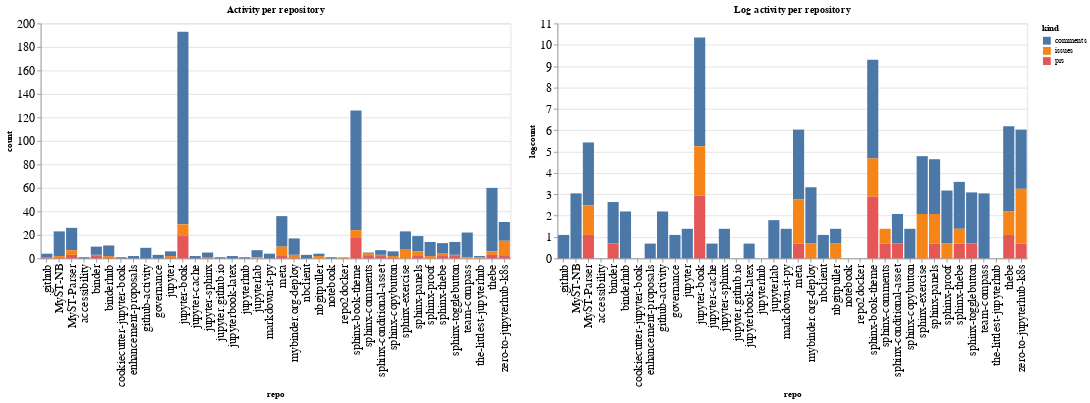

Here is the notebook cell this chart was saved with:
### Code cell
ch1 = alt.Chart(repo_summaries, width=600, title="Activity per repository").mark_bar().encode(
    x='repo',
    y='count',
    color='kind',
    tooltip="kind"
)

ch2 = alt.Chart(repo_summaries, width=600, title="Log activity per repository").mark_bar().encode(
    x='repo',
    y='logcount',
    color='kind',
    tooltip="kind"
)

ch1 | ch2

### Figure 1 — Vega-Lite specification as saved in the notebook (floating-point values rounded to 4 significant figures)
{"config": {"axisLeft": {"labelFontSize": 15}, "axisBottom": {"labelFontSize": 15}}, "hconcat": [{"mark": "bar", "encoding": {"color": {"type": "nominal", "field": "kind"}, "tooltip": {"type": "nominal", "field": "kind"}, "x": {"type": "nominal", "field": "repo"}, "y": {"type": "quantitative", "field": "count"}}, "title": "Activity per repository", "width": 600}, {"mark": "bar", "encoding": {"color": {"type": "nominal", "field": "kind"}, "tooltip": {"type": "nominal", "field": "kind"}, "x": {"type": "nominal", "field": "repo"}, "y": {"type": "quantitative", "field": "logcount"}}, "title": "Log activity per repository", "width": 600}], "data": {"name": "data-98ef7bc9fef7d5f75b6b72500df7999f"}, "$schema": "https://vega.github.io/schema/vega-lite/v4.8.1.json", "datasets": {"data-98ef7bc9fef7d5f75b6b72500df7999f": [{"repo": ".github", "kind": "comments", "count": 3, "logcount": 1.099}, {"repo": ".github", "kind": "prs", "count": 1, "logcount": 0.0}, {"repo": "MyST-NB", "kind": "comments", "count": 21, "logcount": 3.045}, {"repo": "MyST-NB", "kind": "issues", "count": 1, "logcount": 0.0}, {"repo": "MyST-NB", "kind": "prs", "count": 1, "logcount": 0.0}, {"repo": "MyST-Parser", "kind": "comments", "count": 19, "logcount": 2.944}, {"repo": "MyST-Parser", "kind": "issues", "count": 4, "logcount": 1.386}, {"repo": "MyST-Parser", "kind": "prs", "count": 3, "logcount": 1.099}, {"repo": "accessibility", "kind": "comments", "count": 1, "logcount": 0.0}, {"repo": "binder", "kind": "comments", "count": 7, "logcount": 1.946}, {"repo": "binder", "kind": "issues", "count": 1, "logcount": 0.0}, {"repo": "binder", "kind": "prs", "count": 2, "logcount": 0.6931}, {"repo": "binderhub", "kind": "comments", "count": 9, "logcount": 2.197}, {"repo": "binderhub", "kind": "issues", "count": 1, "logcount": 0.0}, {"repo": "binderhub", "kind": "prs", "count": 1, "logcount": 0.0}, {"repo": "cookiecutter-jupyter-book", "kind": "comments", "count": 1, "logcount": 0.0}, {"repo": "enhancement-proposals", "kind": "comments", "count": 2, "logcount": 0.6931}, {"repo": "github-activity", "kind": "comments", "count": 9, "logcount": 2.197}, {"repo": "governance", "kind": "comments", "count": 3, "logcount": 1.099}, {"repo": "jupyter", "kind": "comments", "count": 4, "logcount": 1.386}, {"repo": "jupyter", "kind": "issues", "count": 1, "logcount": 0.0}, {"repo": "jupyter", "kind": "prs", "count": 1, "logcount": 0.0}, {"repo": "jupyter-book", "kind": "comments", "count": 164, "logcount": 5.1}, {"repo": "jupyter-book", "kind": "issues", "count": 10, "logcount": 2.303}, {"repo": "jupyter-book", "kind": "prs", "count": 19, "logcount": 2.944}, {"repo": "jupyter-cache", "kind": "comments", "count": 2, "logcount": 0.6931}, {"repo": "jupyter-sphinx", "kind": "comments", "count": 4, "logcount": 1.386}, {"repo": "jupyter-sphinx", "kind": "prs", "count": 1, "logcount": 0.0}, {"repo": "jupyter.github.io", "kind": "comments", "count": 1, "logcount": 0.0}, {"repo": "jupyterbook-latex", "kind": "comments", "count": 2, "logcount": 0.6931}, {"repo": "jupyterhub", "kind": "comments", "count": 1, "logcount": 0.0}, {"repo": "jupyterlab", "kind": "comments", "count": 6, "logcount": 1.792}, {"repo": "jupyterlab", "kind": "issues", "count": 1, "logcount": 0.0}, {"repo": "markdown-it-py", "kind": "comments", "count": 4, "logcount": 1.386}, {"repo": "meta", "kind": "comments", "count": 26, "logcount": 3.258}, {"repo": "meta", "kind": "issues", "count": 8, "logcount": 2.079}, {"repo": "meta", "kind": "prs", "count": 2, "logcount": 0.6931}, {"repo": "mybinder.org-deploy", "kind": "comments", "count": 14, "logcount": 2.639}, {"repo": "mybinder.org-deploy", "kind": "issues", "count": 2, "logcount": 0.6931}, {"repo": "mybinder.org-deploy", "kind": "prs", "count": 1, "logcount": 0.0}, {"repo": "nbclient", "kind": "comments", "count": 3, "logcount": 1.099}, {"repo": "nbgitpuller", "kind": "comments", "count": 2, "logcount": 0.6931}, {"repo": "nbgitpuller", "kind": "issues", "count": 2, "logcount": 0.6931}, {"repo": "notebook", "kind": "comments", "count": 1, "logcount": 0.0}, {"repo": "repo2docker", "kind": "issues", "count": 1, "logcount": 0.0}, {"repo": "sphinx-book-theme", "kind": "comments", "count": 102, "logcount": 4.625}, {"repo": "sphinx-book-theme", "kind": "issues", "count": 6, "logcount": 1.792}, {"repo": "sphinx-book-theme", "kind": "prs", "count": 18, "logcount": 2.89}, {"repo": "sphinx-comments", "kind": "comments", "count": 1, "logcount": 0.0}, {"repo": "sphinx-comments", "kind": "issues", "count": 2, "logcount": 0.6931}, {"repo": "sphinx-comments", "kind": "prs", "count": 2, "logcount": 0.6931}, {"repo": "sphinx-conditional-asset", "kind": "comments", "count": 4, "logcount": 1.386}, {"repo": "sphinx-conditional-asset", "kind": "issues", "count": 1, "logcount": 0.0}, {"repo": "sphinx-conditional-asset", "kind": "prs", "count": 2, "logcount": 0.6931}, {"repo": "sphinx-copybutton", "kind": "comments", "count": 4, "logcount": 1.386}, {"repo": "sphinx-copybutton", "kind": "issues", "count": 1, "logcount": 0.0}, {"repo": "sphinx-copybutton", "kind": "prs", "count": 1, "logcount": 0.0}, {"repo": "sphinx-exercise", "kind": "comments", "count": 15, "logcount": 2.708}, {"repo": "sphinx-exercise", "kind": "issues", "count": 8, "logcount": 2.079}, {"repo": "sphinx-panels", "kind": "comments", "count": 13, "logcount": 2.565}, {"repo": "sphinx-panels", "kind": "issues", "count": 4, "logcount": 1.386}, {"repo": "sphinx-panels", "kind": "prs", "count": 2, "logcount": 0.6931}, {"repo": "sphinx-proof", "kind": "comments", "count": 12, "logcount": 2.485}, {"repo": "sphinx-proof", "kind": "issues", "count": 2, "logcount": 0.6931}, {"repo": "sphinx-thebe", "kind": "comments", "count": 9, "logcount": 2.197}, {"repo": "sphinx-thebe", "kind": "issues", "count": 2, "logcount": 0.6931}, {"repo": "sphinx-thebe", "kind": "prs", "count": 2, "logcount": 0.6931}, {"repo": "sphinx-togglebutton", "kind": "comments", "count": 11, "logcount": 2.398}, {"repo": "sphinx-togglebutton", "kind": "issues", "count": 1, "logcount": 0.0}, {"repo": "sphinx-togglebutton", "kind": "prs", "count": 2, "logcount": 0.6931}, {"repo": "team-compass", "kind": "comments", "count": 21, "logcount": 3.045}, {"repo": "team-compass", "kind": "issues", "count": 1, "logcount": 0.0}, {"repo": "the-littlest-jupyterhub", "kind": "comments", "count": 1, "logcount": 0.0}, {"repo": "the-littlest-jupyterhub", "kind": "issues", "count": 1, "logcount": 0.0}, {"repo": "thebe", "kind": "comments", "count": 54, "logcount": 3.989}, {"repo": "thebe", "kind": "issues", "count": 3, "logcount": 1.099}, {"repo": "thebe", "kind": "prs", "count": 3, "logcount": 1.099}, {"repo": "zero-to-jupyterhub-k8s", "kind": "comments", "count": 16, "logcount": 2.773}, {"repo": "zero-to-jupyterhub-k8s", "kind": "issues", "count": 13, "logcount": 2.565}, {"repo": "zero-to-jupyterhub-k8s", "kind": "prs", "count": 2, "logcount": 0.6931}]}}
